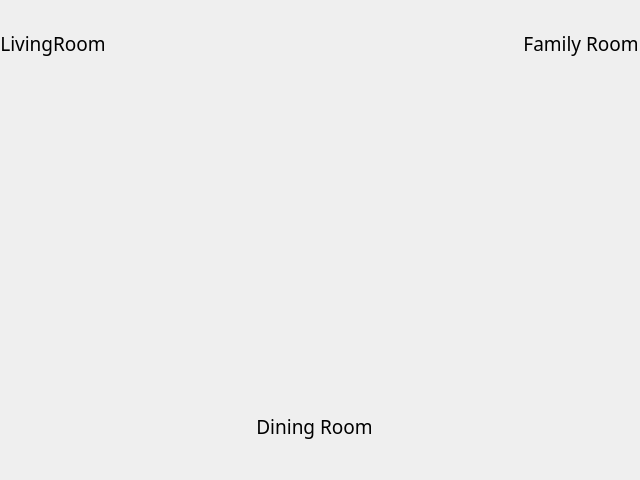
<?xml version="1.0" encoding="UTF-8"?>
<ui version="4.0">
 <class>LightingScreen</class>
 <widget class="QWidget" name="LightingScreen">
  <property name="geometry">
   <rect>
    <x>0</x>
    <y>0</y>
    <width>640</width>
    <height>480</height>
   </rect>
  </property>
  <property name="maximumSize">
   <size>
    <width>16777215</width>
    <height>16777215</height>
   </size>
  </property>
  <property name="windowTitle">
   <string>Form</string>
  </property>
  <layout class="QVBoxLayout" name="verticalLayout">
   <property name="spacing">
    <number>0</number>
   </property>
   <property name="leftMargin">
    <number>0</number>
   </property>
   <property name="topMargin">
    <number>0</number>
   </property>
   <property name="rightMargin">
    <number>0</number>
   </property>
   <property name="bottomMargin">
    <number>0</number>
   </property>
   <item>
    <layout class="QHBoxLayout" name="horizontalLayout">
     <property name="spacing">
      <number>0</number>
     </property>
     <property name="leftMargin">
      <number>0</number>
     </property>
     <property name="topMargin">
      <number>0</number>
     </property>
     <property name="rightMargin">
      <number>0</number>
     </property>
     <item>
      <layout class="QVBoxLayout" name="verticalLayout_2">
       <property name="spacing">
        <number>0</number>
       </property>
       <property name="topMargin">
        <number>0</number>
       </property>
       <property name="rightMargin">
        <number>0</number>
       </property>
       <property name="bottomMargin">
        <number>0</number>
       </property>
       <item>
        <layout class="QVBoxLayout" name="verticalLayout_4">
         <property name="leftMargin">
          <number>0</number>
         </property>
         <property name="topMargin">
          <number>0</number>
         </property>
         <item>
          <widget class="QWidget" name="widgetGraphicsBox" native="true">
           <property name="styleSheet">
            <string notr="true"/>
           </property>
           <layout class="QVBoxLayout" name="verticalLayout_3">
            <property name="spacing">
             <number>0</number>
            </property>
            <property name="leftMargin">
             <number>0</number>
            </property>
            <property name="topMargin">
             <number>0</number>
            </property>
            <property name="rightMargin">
             <number>0</number>
            </property>
            <property name="bottomMargin">
             <number>0</number>
            </property>
            <item>
             <layout class="QGridLayout" name="gridLayout" columnstretch="0,1,0" columnminimumwidth="0,1,0">
              <property name="leftMargin">
               <number>0</number>
              </property>
              <property name="rightMargin">
               <number>0</number>
              </property>
              <item row="0" column="0">
               <layout class="QVBoxLayout" name="verticalLayoutLight2">
                <property name="leftMargin">
                 <number>0</number>
                </property>
                <property name="topMargin">
                 <number>30</number>
                </property>
                <property name="rightMargin">
                 <number>0</number>
                </property>
                <property name="bottomMargin">
                 <number>30</number>
                </property>
                <item>
                 <widget class="QLabel" name="labelROOM1">
                  <property name="font">
                   <font>
                    <family>Sans Serif</family>
                    <pointsize>14</pointsize>
                   </font>
                  </property>
                  <property name="text">
                   <string>LivingRoom</string>
                  </property>
                  <property name="alignment">
                   <set>Qt::AlignCenter</set>
                  </property>
                 </widget>
                </item>
                <item>
                 <spacer name="verticalSpacer_5">
                  <property name="orientation">
                   <enum>Qt::Vertical</enum>
                  </property>
                  <property name="sizeType">
                   <enum>QSizePolicy::Fixed</enum>
                  </property>
                  <property name="sizeHint" stdset="0">
                   <size>
                    <width>1</width>
                    <height>10</height>
                   </size>
                  </property>
                 </spacer>
                </item>
                <item>
                 <widget class="LightingControl" name="lightControlROOM1" native="true"/>
                </item>
                <item>
                 <spacer name="verticalSpacer_3">
                  <property name="orientation">
                   <enum>Qt::Vertical</enum>
                  </property>
                  <property name="sizeHint" stdset="0">
                   <size>
                    <width>20</width>
                    <height>40</height>
                   </size>
                  </property>
                 </spacer>
                </item>
               </layout>
              </item>
              <item row="0" column="2">
               <layout class="QVBoxLayout" name="verticalLayout_5">
                <property name="topMargin">
                 <number>30</number>
                </property>
                <property name="bottomMargin">
                 <number>30</number>
                </property>
                <item>
                 <widget class="QLabel" name="labelROOM3">
                  <property name="font">
                   <font>
                    <family>Sans Serif</family>
                    <pointsize>14</pointsize>
                   </font>
                  </property>
                  <property name="text">
                   <string>Family Room</string>
                  </property>
                  <property name="alignment">
                   <set>Qt::AlignCenter</set>
                  </property>
                 </widget>
                </item>
                <item>
                 <spacer name="verticalSpacer_7">
                  <property name="orientation">
                   <enum>Qt::Vertical</enum>
                  </property>
                  <property name="sizeType">
                   <enum>QSizePolicy::Fixed</enum>
                  </property>
                  <property name="sizeHint" stdset="0">
                   <size>
                    <width>1</width>
                    <height>10</height>
                   </size>
                  </property>
                 </spacer>
                </item>
                <item>
                 <widget class="LightingControl" name="lightControlROOM3" native="true"/>
                </item>
                <item>
                 <spacer name="verticalSpacer_2">
                  <property name="orientation">
                   <enum>Qt::Vertical</enum>
                  </property>
                  <property name="sizeHint" stdset="0">
                   <size>
                    <width>20</width>
                    <height>40</height>
                   </size>
                  </property>
                 </spacer>
                </item>
               </layout>
              </item>
              <item row="0" column="1">
               <layout class="QVBoxLayout" name="verticalLayerLight1">
                <property name="topMargin">
                 <number>30</number>
                </property>
                <property name="rightMargin">
                 <number>0</number>
                </property>
                <property name="bottomMargin">
                 <number>30</number>
                </property>
                <item>
                 <spacer name="verticalSpacer_4">
                  <property name="orientation">
                   <enum>Qt::Vertical</enum>
                  </property>
                  <property name="sizeHint" stdset="0">
                   <size>
                    <width>20</width>
                    <height>40</height>
                   </size>
                  </property>
                 </spacer>
                </item>
                <item>
                 <widget class="QLabel" name="labelROOM2">
                  <property name="font">
                   <font>
                    <family>Sans Serif</family>
                    <pointsize>14</pointsize>
                   </font>
                  </property>
                  <property name="text">
                   <string>Dining Room</string>
                  </property>
                  <property name="alignment">
                   <set>Qt::AlignCenter</set>
                  </property>
                 </widget>
                </item>
                <item>
                 <spacer name="verticalSpacer_6">
                  <property name="orientation">
                   <enum>Qt::Vertical</enum>
                  </property>
                  <property name="sizeType">
                   <enum>QSizePolicy::Fixed</enum>
                  </property>
                  <property name="sizeHint" stdset="0">
                   <size>
                    <width>1</width>
                    <height>10</height>
                   </size>
                  </property>
                 </spacer>
                </item>
                <item>
                 <widget class="LightingControl" name="lightControlROOM2" native="true"/>
                </item>
               </layout>
              </item>
             </layout>
            </item>
           </layout>
          </widget>
         </item>
        </layout>
       </item>
      </layout>
     </item>
     <item>
      <layout class="QVBoxLayout" name="help_maincontrols_Layout">
       <property name="spacing">
        <number>0</number>
       </property>
       <property name="topMargin">
        <number>0</number>
       </property>
       <property name="rightMargin">
        <number>0</number>
       </property>
       <item>
        <spacer name="verticalSpacer">
         <property name="orientation">
          <enum>Qt::Vertical</enum>
         </property>
         <property name="sizeHint" stdset="0">
          <size>
           <width>1</width>
           <height>40</height>
          </size>
         </property>
        </spacer>
       </item>
      </layout>
     </item>
    </layout>
   </item>
  </layout>
 </widget>
 <customwidgets>
  <customwidget>
   <class>LightingControl</class>
   <extends>QWidget</extends>
   <header>lightingcontrol.h</header>
   <container>1</container>
  </customwidget>
 </customwidgets>
 <resources/>
 <connections/>
</ui>
